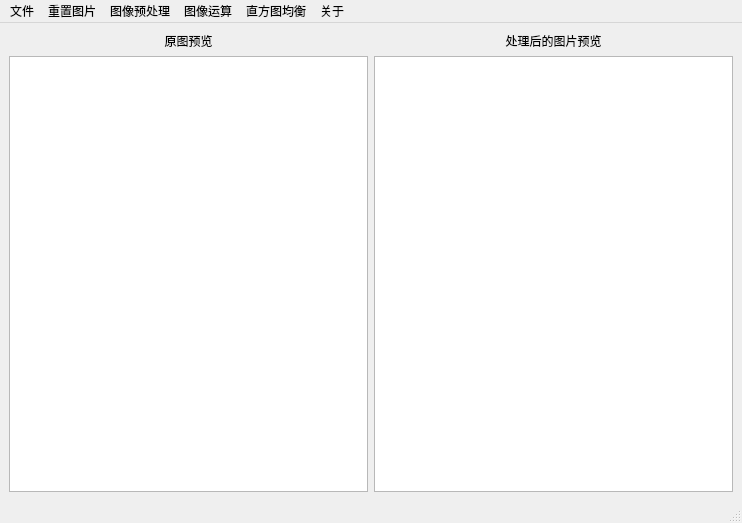
<?xml version="1.0" encoding="UTF-8"?>
<ui version="4.0">
 <class>MainWindow</class>
 <widget class="QMainWindow" name="MainWindow">
  <property name="geometry">
   <rect>
    <x>0</x>
    <y>0</y>
    <width>742</width>
    <height>523</height>
   </rect>
  </property>
  <property name="windowTitle">
   <string>图像处理软件2.0</string>
  </property>
  <widget class="QWidget" name="centralwidget">
   <layout class="QGridLayout" name="gridLayout">
    <item row="1" column="1">
     <widget class="QGraphicsView" name="outImageView"/>
    </item>
    <item row="1" column="0">
     <widget class="QGraphicsView" name="srcImageView"/>
    </item>
    <item row="0" column="0">
     <widget class="QLabel" name="srcImageLabel">
      <property name="text">
       <string>原图预览</string>
      </property>
      <property name="alignment">
       <set>Qt::AlignCenter</set>
      </property>
     </widget>
    </item>
    <item row="0" column="1">
     <widget class="QLabel" name="outImageLabel">
      <property name="text">
       <string>处理后的图片预览</string>
      </property>
      <property name="alignment">
       <set>Qt::AlignCenter</set>
      </property>
     </widget>
    </item>
   </layout>
  </widget>
  <widget class="QMenuBar" name="menubar">
   <property name="geometry">
    <rect>
     <x>0</x>
     <y>0</y>
     <width>742</width>
     <height>24</height>
    </rect>
   </property>
   <widget class="QMenu" name="fileMenu">
    <property name="title">
     <string>文件</string>
    </property>
    <addaction name="openFileAction"/>
    <addaction name="saveFileAction"/>
    <addaction name="saveFileAsAction"/>
    <addaction name="separator"/>
    <addaction name="exitAppAction"/>
   </widget>
   <widget class="QMenu" name="resetImageMenu">
    <property name="title">
     <string>重置图片</string>
    </property>
    <addaction name="resetImageAction"/>
   </widget>
   <widget class="QMenu" name="aboutMenu">
    <property name="title">
     <string>关于</string>
    </property>
    <addaction name="aboutAction"/>
   </widget>
   <widget class="QMenu" name="preImageMenu">
    <property name="title">
     <string>图像预处理</string>
    </property>
    <addaction name="grayAction"/>
    <addaction name="binaryAction"/>
    <addaction name="reverseAction"/>
    <addaction name="separator"/>
    <addaction name="lightAction"/>
    <addaction name="contrastAction"/>
    <addaction name="sharpAction"/>
    <addaction name="saturationAction"/>
   </widget>
   <widget class="QMenu" name="operateImageMenu">
    <property name="title">
     <string>图像运算</string>
    </property>
    <addaction name="imageAddAction"/>
    <addaction name="imageSubtractAction"/>
    <addaction name="imageMultiplyAction"/>
    <addaction name="separator"/>
    <addaction name="zoomAction"/>
    <addaction name="rotateAction"/>
   </widget>
   <widget class="QMenu" name="histogramMenu">
    <property name="title">
     <string>直方图均衡</string>
    </property>
    <addaction name="histogramAction"/>
    <addaction name="histogramEqAction"/>
   </widget>
   <addaction name="fileMenu"/>
   <addaction name="resetImageMenu"/>
   <addaction name="preImageMenu"/>
   <addaction name="operateImageMenu"/>
   <addaction name="histogramMenu"/>
   <addaction name="aboutMenu"/>
  </widget>
  <widget class="QStatusBar" name="statusbar"/>
  <action name="openFileAction">
   <property name="text">
    <string>打开</string>
   </property>
  </action>
  <action name="saveFileAction">
   <property name="text">
    <string>保存</string>
   </property>
  </action>
  <action name="saveFileAsAction">
   <property name="text">
    <string>另存为</string>
   </property>
  </action>
  <action name="exitAppAction">
   <property name="text">
    <string>退出</string>
   </property>
  </action>
  <action name="resetImageAction">
   <property name="text">
    <string>恢复到原始图片</string>
   </property>
  </action>
  <action name="aboutAction">
   <property name="text">
    <string>关于作者</string>
   </property>
  </action>
  <action name="actiongg_2">
   <property name="text">
    <string>gg</string>
   </property>
  </action>
  <action name="grayAction">
   <property name="text">
    <string>灰度化</string>
   </property>
  </action>
  <action name="binaryAction">
   <property name="text">
    <string>二值化</string>
   </property>
  </action>
  <action name="reverseAction">
   <property name="text">
    <string>颜色反转</string>
   </property>
  </action>
  <action name="imageAddAction">
   <property name="text">
    <string>加</string>
   </property>
  </action>
  <action name="imageSubtractAction">
   <property name="text">
    <string>减</string>
   </property>
  </action>
  <action name="imageMultiplyAction">
   <property name="text">
    <string>乘</string>
   </property>
  </action>
  <action name="histogramAction">
   <property name="text">
    <string>归一化直方图</string>
   </property>
  </action>
  <action name="histogramEqAction">
   <property name="text">
    <string>直方图均衡化</string>
   </property>
  </action>
  <action name="lightAction">
   <property name="text">
    <string>亮度</string>
   </property>
  </action>
  <action name="contrastAction">
   <property name="text">
    <string>对比度</string>
   </property>
  </action>
  <action name="sharpAction">
   <property name="text">
    <string>锐度</string>
   </property>
  </action>
  <action name="zoomAction">
   <property name="text">
    <string>缩放</string>
   </property>
  </action>
  <action name="rotateAction">
   <property name="text">
    <string>旋转</string>
   </property>
  </action>
  <action name="actiongg">
   <property name="text">
    <string>gg</string>
   </property>
  </action>
  <action name="saturationAction">
   <property name="text">
    <string>饱和度</string>
   </property>
  </action>
 </widget>
 <resources/>
 <connections/>
</ui>
